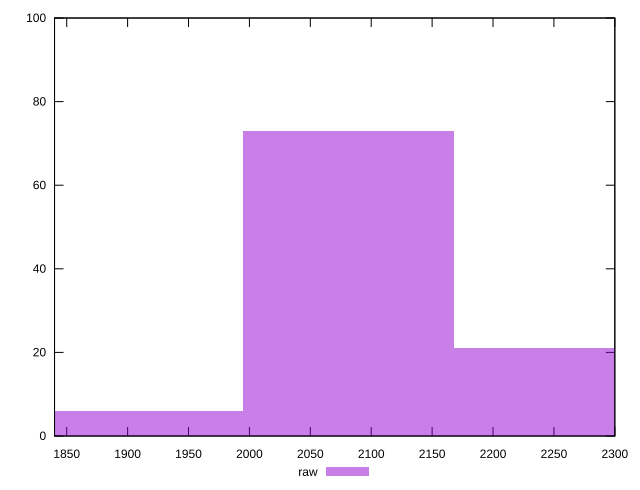

Source code (gnuplot):
reset

$raw <<EOF
1907.724913605953 6
2081.1544512064943 73
2254.5839888070354 21
EOF

set key outside below
set boxwidth 173.42953760054118
set xrange [1840:2300]
set yrange [0:100]
set trange [0:100]
set style fill transparent solid 0.5 noborder
set terminal svg size 640, 490 enhanced background rgb 'white'
set output "report_00019_2021-02-10T18-14-37.922Z//unused-javascript/samples/pages+cached+noadtech/raw/histogram.svg"

plot $raw title "raw" with boxes

reset
